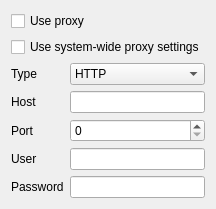
      <widget class="QWidget" name="pageProxy">
       <layout class="QFormLayout" name="formLayout_10">
        <item row="0" column="0" colspan="2">
         <widget class="QCheckBox" name="checkProxyUse">
          <property name="text">
           <string>Use proxy</string>
          </property>
         </widget>
        </item>
        <item row="1" column="0" colspan="2">
         <widget class="QWidget" name="widgetProxy" native="true">
          <layout class="QFormLayout" name="formLayout_16">
           <property name="leftMargin">
            <number>0</number>
           </property>
           <property name="topMargin">
            <number>0</number>
           </property>
           <property name="rightMargin">
            <number>0</number>
           </property>
           <property name="bottomMargin">
            <number>0</number>
           </property>
           <item row="1" column="0" colspan="2">
            <widget class="QWidget" name="widgetCustomProxy" native="true">
             <layout class="QFormLayout" name="formLayout_25">
              <property name="leftMargin">
               <number>0</number>
              </property>
              <property name="topMargin">
               <number>0</number>
              </property>
              <property name="rightMargin">
               <number>0</number>
              </property>
              <property name="bottomMargin">
               <number>0</number>
              </property>
              <item row="0" column="0">
               <widget class="QLabel" name="label_4">
                <property name="text">
                 <string>Type</string>
                </property>
               </widget>
              </item>
              <item row="0" column="1">
               <widget class="QComboBox" name="comboProxyType">
                <item>
                 <property name="text">
                  <string>HTTP</string>
                 </property>
                </item>
                <item>
                 <property name="text">
                  <string>SOCKS v5</string>
                 </property>
                </item>
               </widget>
              </item>
              <item row="1" column="0">
               <widget class="QLabel" name="label_56">
                <property name="text">
                 <string>Host</string>
                </property>
               </widget>
              </item>
              <item row="1" column="1">
               <widget class="QLineEdit" name="lineProxyHostName"/>
              </item>
              <item row="2" column="0">
               <widget class="QLabel" name="label_57">
                <property name="text">
                 <string>Port</string>
                </property>
               </widget>
              </item>
              <item row="2" column="1">
               <widget class="QSpinBox" name="spinProxyPort">
                <property name="maximum">
                 <number>99999</number>
                </property>
               </widget>
              </item>
              <item row="3" column="0">
               <widget class="QLabel" name="labelProxyUser">
                <property name="text">
                 <string>User</string>
                </property>
               </widget>
              </item>
              <item row="4" column="0">
               <widget class="QLabel" name="labelProxyPassword">
                <property name="text">
                 <string>Password</string>
                </property>
               </widget>
              </item>
              <item row="3" column="1">
               <widget class="QLineEdit" name="lineProxyUser"/>
              </item>
              <item row="4" column="1">
               <widget class="QLineEdit" name="lineProxyPassword">
                <property name="echoMode">
                 <enum>QLineEdit::EchoMode::Password</enum>
                </property>
               </widget>
              </item>
             </layout>
            </widget>
           </item>
           <item row="0" column="0" colspan="2">
            <widget class="QCheckBox" name="checkProxyUseSystem">
             <property name="text">
              <string>Use system-wide proxy settings</string>
             </property>
            </widget>
           </item>
          </layout>
         </widget>
        </item>
       </layout>
      </widget>
